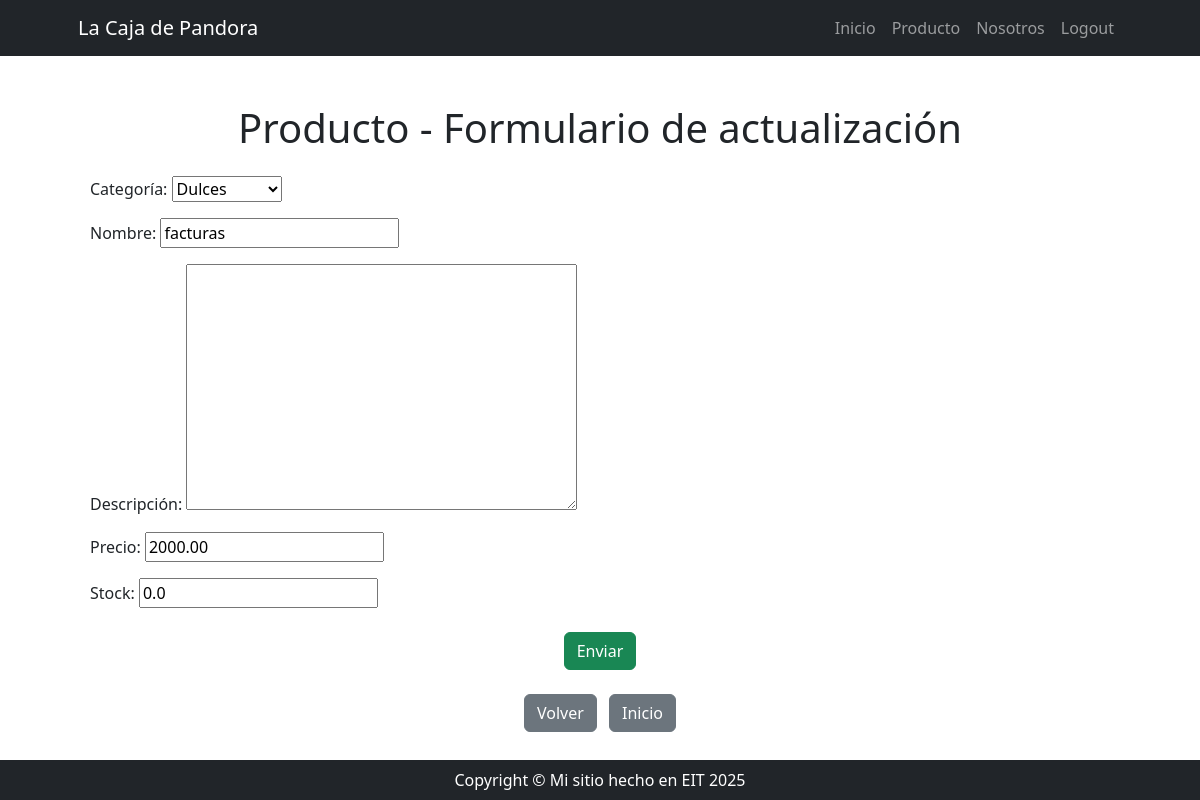
/producto/producto/update/2 (signed in), run on an earlier commit of the app's database.
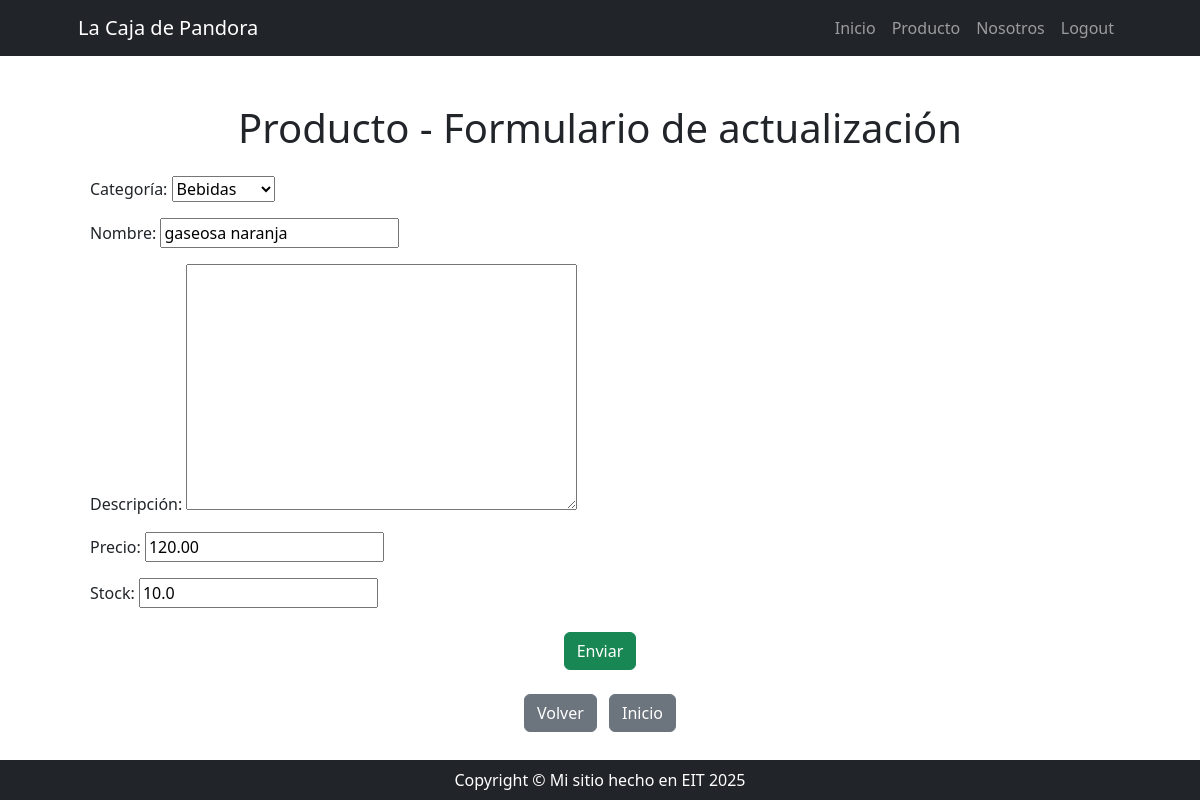
And on a later commit of the database.
### producto/models.py (models this page shows, shortened)
class Producto(models.Model):
    categoria = models.ForeignKey(
        Categoria, on_delete=models.SET_NULL, null=True, blank=True, verbose_name='categoría'
    )
    nombre = models.CharField(max_length=100, db_index=True)
    descripcion = models.TextField(verbose_name='descripción', null=True, blank=True)
    precio = models.DecimalField(max_digits=10, decimal_places=2)
    stock = models.FloatField()
    class Meta:
        unique_together = ('categoria', 'nombre')
        verbose_name = 'producto'
        verbose_name_plural = 'productos'

class Categoria(models.Model):
    nombre = models.CharField(max_length=100, unique=True)
    descripcion = models.TextField(verbose_name='descripción', null=True, blank=True)
    def __str__(self) -> str:
        return self.nombre
    class Meta:
        ordering = ['nombre']
        verbose_name = 'categoría de productos'
        verbose_name_plural = 'categorías de productos'

### producto/views_models/producto.py (the view)
# urls.py: path('producto/update/<int:pk>', producto.ProductoUpdateView.as_view(), name='producto_update'),
class ProductoUpdateView(UpdateView):
    model = Producto
    form_class = ProductoForm
    success_url = reverse_lazy('producto:producto_list')

### producto/forms.py
class ProductoForm(forms.ModelForm):
    class Meta:
        model = models.Producto
        fields = '__all__'

### producto/templates/producto/producto_form.html (shortened to what this page needs)
{% extends 'core/base.html' %}
{% block content %}
<div class="container mt-5">
    {% if form.instance.pk %}
    <h1 class="text-center mb-4">Producto - Formulario de actualización</h1>
    {% else %}
    <h1 class="text-center mb-4">Producto - Formulario de creación</h1>
    {% endif %}
    <form method="post" class="needs-validation" novalidate>
        {{ form.as_p }}
        <div class="text-center mt-4">
            <button type="submit" class="btn btn-success">Enviar</button>
        </div>
    </form>
    <div class="text-center mt-4">
        <a href="{% url 'producto:producto_list' %}" class="btn btn-secondary me-2">Volver</a>
        <a href="{% url 'core:index' %}" class="btn btn-secondary">Inicio</a>
    </div>
</div>
{% endblock %}

What changed in the data, as far as the page shows it:
removed Categoria: nombre "facturas"
changed Producto: categoria "Dulces" → "Bebidas"; precio "2000.00" → "120.00"; stock "0.0" → "10.0"
now on this page (row edited): Categoria: nombre "gaseosa naranja"
